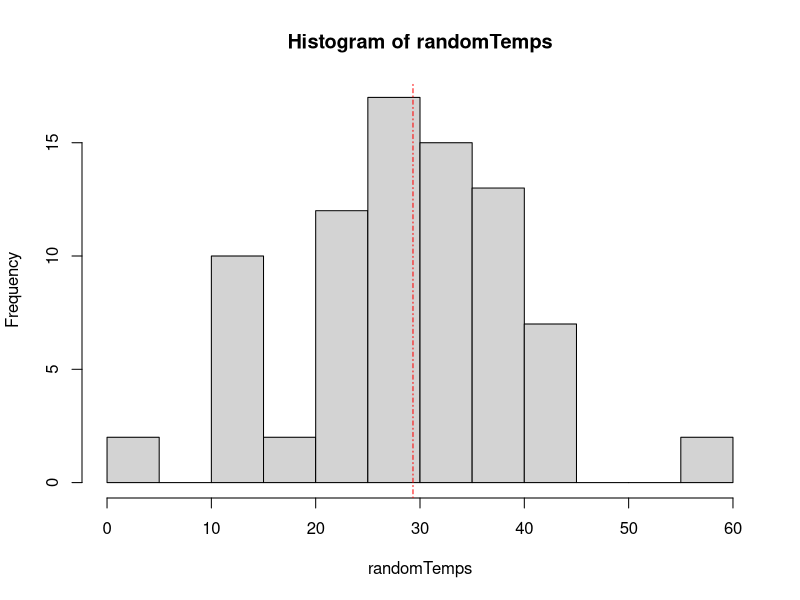
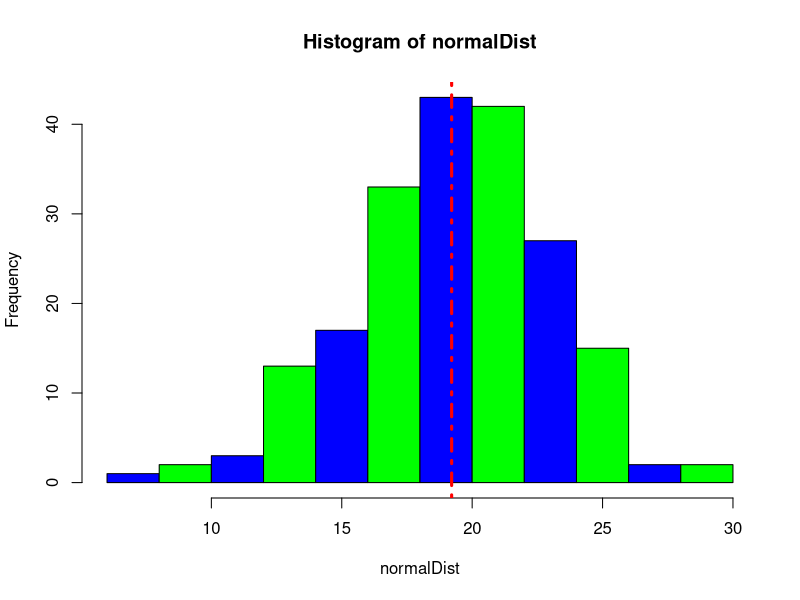
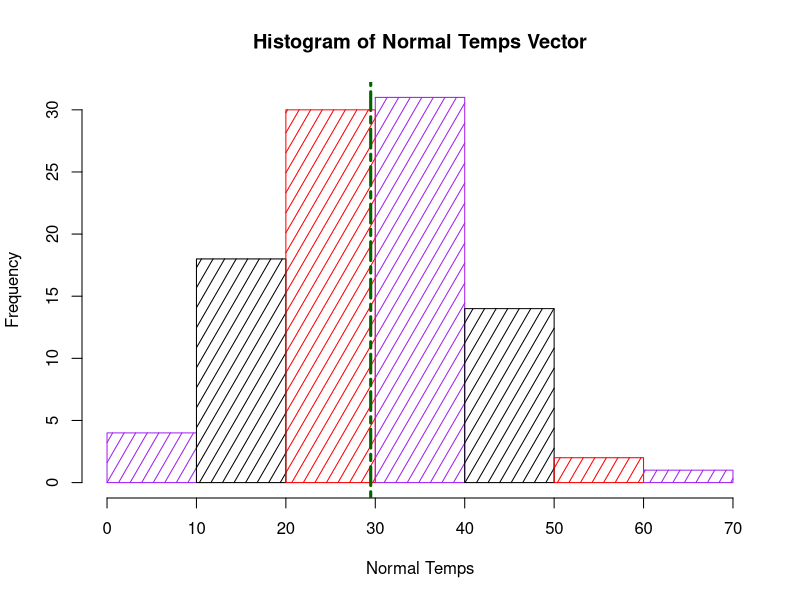

These charts were generated, in order, by the following R code:
{
  rm(list=ls()); options(show.error.locations = TRUE);  

  # take eight random values from the sequence 1:10 -- allow for repeats
  randomSample1 = sample( x=c(1:10), size=8, replace=TRUE);

  # take eight random values from the sequence 1:10 -- don't allow repeats
  randomSample2 = sample( x=c(1:10), size=8, replace=FALSE);
  
  ### Read data from CSV file and save to a variable
  lansJanTempsDF = read.csv(file = "data/lansingJanTemps.csv"); 
  
  # Default variable is data frame -- convert the variable to a matrix
  lansJanTemps = as.matrix(x=lansJanTempsDF);
  
  ### Sample data from a matrix
  # sample 80 values (allowing for repeats) from lansJanTemps 
  randomTemps = sample(x=lansJanTemps, size=80, replace=TRUE);
  
  # perform a histogram to see if the distribution of random values is normal
  hist(x=randomTemps);
  
  # put a red vertical dashed-line at the mean of random temperatures
  abline(v=mean(randomTemps), col="red", lty=4);

  # normal distribution with a mean of 20 and standard deviation of 4
  normalDist = rnorm(n=200, mean=20, sd=4);
  hist(x=normalDist, col=c("blue", "green"));
  abline(v=mean(normalDist), col="red", lty=4, lwd=3);
   
  # normal distribution based on the mean and standard deviation of maxTemps
  normalTemps = rnorm(n=100, mean = mean(lansJanTemps), 
                      sd=sd(lansJanTemps));
  hist(normalTemps, angle=60, density=10,
      col=c("purple", "black", "red"),
      main="Histogram of Normal Temps Vector",
      xlab="Normal Temps");
  abline(v=mean(normalTemps), col="darkgreen", lty=6, lwd=3);
 
  # text(x=mean(normalTemps), y=10, labels="Mean Value", 
  #    col="darkgreen", cex=1.2);
  # 
  # using set.seed() to produce pseudo-random values
  set.seed(seed=23);
  seedSample1 = sample( x=c(1:100), size=20 );
  seedSample2 = sample( x=c(1:100), size=20 );
  
  # change the seed value in set.seed()
  set.seed(seed=28);
  seedSample3 = sample( x=c(1:100), size=20 );
  seedSample4 = sample( x=c(1:100), size=20 );
  
  # reset the seed
  set.seed(seed=23);
  seedSample5 = sample( x=c(1:100), size=20 );
  seedSample6 = sample( x=c(1:100), size=20 );
   
  # get 80 pseudo-random values from the maxTemp vector
  setSeedTemps = sample(x=lansJanTemps, size=80, replace=TRUE);
   
  # get 100 pseudo-random normalized temperature values
  setSeedNormalTemps = rnorm(n=100, mean = mean(lansJanTemps), 
                             sd=sd(lansJanTemps));
  
  # make a list of the four temperature vector we have generated in this script
  listOfTemps = list("Random_Temps" = randomTemps, 
                     "Normal_Temps" = normalTemps, 
                     "Set_Seed_Temps" = setSeedTemps, 
                     "Set_Seed_Normal_Temps" = setSeedNormalTemps);

  # subsetting temperature vectors from the list
  listRandomTemps = listOfTemps[["Random_Temps"]];
  listSeedTemps = listOfTemps[["Set_Seed_Normal_Temps"]];
  # 
  # # save the list to a file
  # save(listOfTemps, file = "data/weatherList.rdata");
}